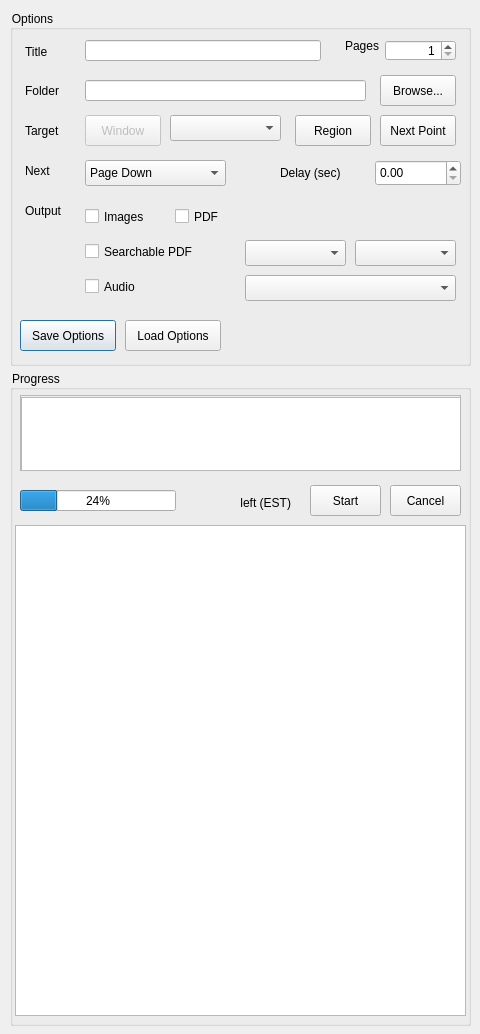
<?xml version="1.0" encoding="UTF-8"?>
<ui version="4.0">
 <class>Dialog</class>
 <widget class="QDialog" name="Dialog">
  <property name="geometry">
   <rect>
    <x>0</x>
    <y>0</y>
    <width>480</width>
    <height>1034</height>
   </rect>
  </property>
  <property name="font">
   <font>
    <family>Arial</family>
    <pointsize>-1</pointsize>
   </font>
  </property>
  <property name="windowTitle">
   <string>Ebook Companion</string>
  </property>
  <property name="styleSheet">
   <string notr="true">* {
    font-size: 12px;
}</string>
  </property>
  <widget class="QGroupBox" name="gb_options">
   <property name="geometry">
    <rect>
     <x>10</x>
     <y>10</y>
     <width>461</width>
     <height>356</height>
    </rect>
   </property>
   <property name="title">
    <string>Options</string>
   </property>
   <widget class="QLabel" name="lb_title">
    <property name="geometry">
     <rect>
      <x>15</x>
      <y>35</y>
      <width>31</width>
      <height>14</height>
     </rect>
    </property>
    <property name="text">
     <string>Title</string>
    </property>
   </widget>
   <widget class="QLabel" name="lb_pages">
    <property name="geometry">
     <rect>
      <x>335</x>
      <y>25</y>
      <width>36</width>
      <height>21</height>
     </rect>
    </property>
    <property name="text">
     <string>Pages</string>
    </property>
   </widget>
   <widget class="QLineEdit" name="le_title">
    <property name="geometry">
     <rect>
      <x>75</x>
      <y>30</y>
      <width>236</width>
      <height>21</height>
     </rect>
    </property>
   </widget>
   <widget class="QLineEdit" name="le_folder">
    <property name="geometry">
     <rect>
      <x>75</x>
      <y>70</y>
      <width>281</width>
      <height>21</height>
     </rect>
    </property>
   </widget>
   <widget class="QLabel" name="lb_folder">
    <property name="geometry">
     <rect>
      <x>15</x>
      <y>70</y>
      <width>46</width>
      <height>21</height>
     </rect>
    </property>
    <property name="text">
     <string>Folder</string>
    </property>
   </widget>
   <widget class="QPushButton" name="btn_region">
    <property name="geometry">
     <rect>
      <x>285</x>
      <y>105</y>
      <width>76</width>
      <height>31</height>
     </rect>
    </property>
    <property name="text">
     <string>Region</string>
    </property>
    <property name="autoDefault">
     <bool>false</bool>
    </property>
   </widget>
   <widget class="QCheckBox" name="cb_pdf">
    <property name="geometry">
     <rect>
      <x>165</x>
      <y>195</y>
      <width>71</width>
      <height>23</height>
     </rect>
    </property>
    <property name="text">
     <string>PDF</string>
    </property>
   </widget>
   <widget class="QCheckBox" name="cb_voice">
    <property name="geometry">
     <rect>
      <x>75</x>
      <y>265</y>
      <width>151</width>
      <height>23</height>
     </rect>
    </property>
    <property name="text">
     <string>Audio</string>
    </property>
   </widget>
   <widget class="QLabel" name="lb_capture_method">
    <property name="geometry">
     <rect>
      <x>15</x>
      <y>110</y>
      <width>41</width>
      <height>21</height>
     </rect>
    </property>
    <property name="text">
     <string>Target</string>
    </property>
   </widget>
   <widget class="QPushButton" name="btn_save">
    <property name="geometry">
     <rect>
      <x>10</x>
      <y>310</y>
      <width>96</width>
      <height>31</height>
     </rect>
    </property>
    <property name="text">
     <string>Save Options</string>
    </property>
   </widget>
   <widget class="QPushButton" name="btn_window">
    <property name="enabled">
     <bool>false</bool>
    </property>
    <property name="geometry">
     <rect>
      <x>75</x>
      <y>105</y>
      <width>76</width>
      <height>31</height>
     </rect>
    </property>
    <property name="text">
     <string>Window</string>
    </property>
   </widget>
   <widget class="QPushButton" name="btn_browse">
    <property name="geometry">
     <rect>
      <x>370</x>
      <y>65</y>
      <width>76</width>
      <height>31</height>
     </rect>
    </property>
    <property name="text">
     <string>Browse...</string>
    </property>
   </widget>
   <widget class="QSpinBox" name="sb_pages">
    <property name="geometry">
     <rect>
      <x>375</x>
      <y>30</y>
      <width>71</width>
      <height>21</height>
     </rect>
    </property>
    <property name="alignment">
     <set>Qt::AlignRight|Qt::AlignTrailing|Qt::AlignVCenter</set>
    </property>
    <property name="minimum">
     <number>1</number>
    </property>
    <property name="maximum">
     <number>10000</number>
    </property>
    <property name="value">
     <number>1</number>
    </property>
    <property name="displayIntegerBase">
     <number>10</number>
    </property>
   </widget>
   <widget class="QCheckBox" name="cb_ocr">
    <property name="geometry">
     <rect>
      <x>75</x>
      <y>230</y>
      <width>111</width>
      <height>23</height>
     </rect>
    </property>
    <property name="text">
     <string>Searchable PDF</string>
    </property>
   </widget>
   <widget class="QComboBox" name="cb_ocr_lang_pri">
    <property name="geometry">
     <rect>
      <x>235</x>
      <y>230</y>
      <width>101</width>
      <height>26</height>
     </rect>
    </property>
    <property name="layoutDirection">
     <enum>Qt::LeftToRight</enum>
    </property>
    <property name="currentIndex">
     <number>-1</number>
    </property>
    <property name="minimumContentsLength">
     <number>0</number>
    </property>
   </widget>
   <widget class="QComboBox" name="cb_voice_lang">
    <property name="geometry">
     <rect>
      <x>235</x>
      <y>265</y>
      <width>211</width>
      <height>26</height>
     </rect>
    </property>
    <property name="layoutDirection">
     <enum>Qt::LeftToRight</enum>
    </property>
   </widget>
   <widget class="QComboBox" name="cb_ocr_lang_sec">
    <property name="geometry">
     <rect>
      <x>345</x>
      <y>230</y>
      <width>101</width>
      <height>26</height>
     </rect>
    </property>
    <property name="layoutDirection">
     <enum>Qt::LeftToRight</enum>
    </property>
    <property name="currentIndex">
     <number>-1</number>
    </property>
   </widget>
   <widget class="QLabel" name="lb_next">
    <property name="geometry">
     <rect>
      <x>15</x>
      <y>150</y>
      <width>46</width>
      <height>21</height>
     </rect>
    </property>
    <property name="text">
     <string>Next</string>
    </property>
   </widget>
   <widget class="QComboBox" name="cb_next">
    <property name="geometry">
     <rect>
      <x>75</x>
      <y>150</y>
      <width>141</width>
      <height>26</height>
     </rect>
    </property>
    <property name="currentIndex">
     <number>0</number>
    </property>
    <item>
     <property name="text">
      <string>Page Down</string>
     </property>
    </item>
    <item>
     <property name="text">
      <string>Page Right</string>
     </property>
    </item>
    <item>
     <property name="text">
      <string>Down</string>
     </property>
    </item>
    <item>
     <property name="text">
      <string>Right</string>
     </property>
    </item>
    <item>
     <property name="text">
      <string>Space</string>
     </property>
    </item>
    <item>
     <property name="text">
      <string>Enter</string>
     </property>
    </item>
   </widget>
   <widget class="QLabel" name="lb_interval">
    <property name="geometry">
     <rect>
      <x>270</x>
      <y>150</y>
      <width>71</width>
      <height>26</height>
     </rect>
    </property>
    <property name="text">
     <string>Delay (sec)</string>
    </property>
   </widget>
   <widget class="QDoubleSpinBox" name="sb_delay">
    <property name="geometry">
     <rect>
      <x>365</x>
      <y>150</y>
      <width>86</width>
      <height>26</height>
     </rect>
    </property>
   </widget>
   <widget class="QCheckBox" name="cb_img">
    <property name="geometry">
     <rect>
      <x>75</x>
      <y>195</y>
      <width>91</width>
      <height>23</height>
     </rect>
    </property>
    <property name="text">
     <string>Images</string>
    </property>
   </widget>
   <widget class="QLabel" name="lb_output">
    <property name="geometry">
     <rect>
      <x>15</x>
      <y>190</y>
      <width>46</width>
      <height>21</height>
     </rect>
    </property>
    <property name="text">
     <string>Output</string>
    </property>
   </widget>
   <widget class="QPushButton" name="btn_load">
    <property name="geometry">
     <rect>
      <x>115</x>
      <y>310</y>
      <width>96</width>
      <height>31</height>
     </rect>
    </property>
    <property name="text">
     <string>Load Options</string>
    </property>
   </widget>
   <widget class="QPushButton" name="btn_nextpt">
    <property name="geometry">
     <rect>
      <x>370</x>
      <y>105</y>
      <width>76</width>
      <height>31</height>
     </rect>
    </property>
    <property name="text">
     <string>Next Point</string>
    </property>
    <property name="autoDefault">
     <bool>false</bool>
    </property>
   </widget>
   <widget class="QComboBox" name="cb_win_titles">
    <property name="geometry">
     <rect>
      <x>160</x>
      <y>105</y>
      <width>111</width>
      <height>26</height>
     </rect>
    </property>
    <property name="layoutDirection">
     <enum>Qt::LeftToRight</enum>
    </property>
    <property name="currentIndex">
     <number>-1</number>
    </property>
    <property name="minimumContentsLength">
     <number>0</number>
    </property>
   </widget>
   <zorder>lb_pages</zorder>
   <zorder>le_title</zorder>
   <zorder>le_folder</zorder>
   <zorder>btn_region</zorder>
   <zorder>cb_pdf</zorder>
   <zorder>cb_voice</zorder>
   <zorder>btn_save</zorder>
   <zorder>btn_window</zorder>
   <zorder>btn_browse</zorder>
   <zorder>sb_pages</zorder>
   <zorder>cb_ocr</zorder>
   <zorder>cb_ocr_lang_pri</zorder>
   <zorder>cb_voice_lang</zorder>
   <zorder>cb_ocr_lang_sec</zorder>
   <zorder>cb_next</zorder>
   <zorder>lb_interval</zorder>
   <zorder>sb_delay</zorder>
   <zorder>cb_img</zorder>
   <zorder>lb_folder</zorder>
   <zorder>lb_next</zorder>
   <zorder>lb_title</zorder>
   <zorder>lb_capture_method</zorder>
   <zorder>lb_output</zorder>
   <zorder>btn_load</zorder>
   <zorder>btn_nextpt</zorder>
   <zorder>cb_win_titles</zorder>
  </widget>
  <widget class="QGroupBox" name="gb_progress">
   <property name="geometry">
    <rect>
     <x>10</x>
     <y>370</y>
     <width>461</width>
     <height>656</height>
    </rect>
   </property>
   <property name="font">
    <font>
     <pointsize>-1</pointsize>
    </font>
   </property>
   <property name="title">
    <string>Progress</string>
   </property>
   <widget class="QProgressBar" name="pb_progress">
    <property name="geometry">
     <rect>
      <x>10</x>
      <y>120</y>
      <width>156</width>
      <height>21</height>
     </rect>
    </property>
    <property name="value">
     <number>24</number>
    </property>
   </widget>
   <widget class="QGraphicsView" name="gv_preview">
    <property name="geometry">
     <rect>
      <x>5</x>
      <y>155</y>
      <width>451</width>
      <height>491</height>
     </rect>
    </property>
   </widget>
   <widget class="QPushButton" name="btn_start">
    <property name="geometry">
     <rect>
      <x>300</x>
      <y>115</y>
      <width>71</width>
      <height>31</height>
     </rect>
    </property>
    <property name="text">
     <string>Start</string>
    </property>
   </widget>
   <widget class="QPushButton" name="btn_cancel">
    <property name="geometry">
     <rect>
      <x>380</x>
      <y>115</y>
      <width>71</width>
      <height>31</height>
     </rect>
    </property>
    <property name="text">
     <string>Cancel</string>
    </property>
   </widget>
   <widget class="QLabel" name="lb_time">
    <property name="geometry">
     <rect>
      <x>205</x>
      <y>120</y>
      <width>76</width>
      <height>26</height>
     </rect>
    </property>
    <property name="text">
     <string>left (EST)</string>
    </property>
    <property name="alignment">
     <set>Qt::AlignRight|Qt::AlignTrailing|Qt::AlignVCenter</set>
    </property>
   </widget>
   <widget class="QScrollArea" name="scrollArea">
    <property name="geometry">
     <rect>
      <x>10</x>
      <y>25</y>
      <width>441</width>
      <height>76</height>
     </rect>
    </property>
    <property name="widgetResizable">
     <bool>true</bool>
    </property>
    <widget class="QWidget" name="scrollAreaWidgetContents">
     <property name="geometry">
      <rect>
       <x>0</x>
       <y>0</y>
       <width>439</width>
       <height>74</height>
      </rect>
     </property>
     <widget class="QPlainTextEdit" name="pte_status">
      <property name="geometry">
       <rect>
        <x>0</x>
        <y>1</y>
        <width>441</width>
        <height>76</height>
       </rect>
      </property>
     </widget>
    </widget>
   </widget>
  </widget>
  <zorder>gb_progress</zorder>
  <zorder>gb_options</zorder>
 </widget>
 <resources/>
 <connections/>
 <designerdata>
  <property name="gridDeltaX">
   <number>5</number>
  </property>
  <property name="gridDeltaY">
   <number>5</number>
  </property>
  <property name="gridSnapX">
   <bool>true</bool>
  </property>
  <property name="gridSnapY">
   <bool>true</bool>
  </property>
  <property name="gridVisible">
   <bool>true</bool>
  </property>
 </designerdata>
</ui>
